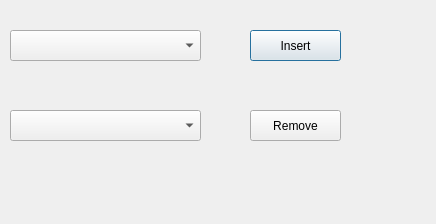
<?xml version="1.0" encoding="UTF-8"?>
<ui version="4.0">
 <class>ChannelSelector</class>
 <widget class="QDialog" name="ChannelSelector">
  <property name="geometry">
   <rect>
    <x>0</x>
    <y>0</y>
    <width>436</width>
    <height>224</height>
   </rect>
  </property>
  <property name="windowTitle">
   <string>Channel Selector</string>
  </property>
  <widget class="QComboBox" name="removeBox">
   <property name="geometry">
    <rect>
     <x>10</x>
     <y>110</y>
     <width>191</width>
     <height>31</height>
    </rect>
   </property>
  </widget>
  <widget class="QComboBox" name="insertBox">
   <property name="geometry">
    <rect>
     <x>10</x>
     <y>30</y>
     <width>191</width>
     <height>31</height>
    </rect>
   </property>
  </widget>
  <widget class="QPushButton" name="insertButton">
   <property name="geometry">
    <rect>
     <x>250</x>
     <y>30</y>
     <width>91</width>
     <height>31</height>
    </rect>
   </property>
   <property name="text">
    <string>Insert</string>
   </property>
  </widget>
  <widget class="QPushButton" name="removeButton">
   <property name="geometry">
    <rect>
     <x>250</x>
     <y>110</y>
     <width>91</width>
     <height>31</height>
    </rect>
   </property>
   <property name="text">
    <string>Remove</string>
   </property>
  </widget>
 </widget>
 <resources/>
 <connections/>
</ui>
